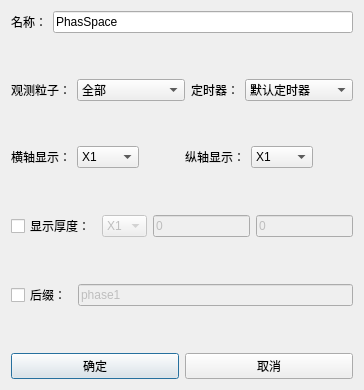
<?xml version="1.0" encoding="UTF-8"?>
<ui version="4.0">
 <class>Dialog_PhaDlg</class>
 <widget class="QDialog" name="Dialog_PhaDlg">
  <property name="windowModality">
   <enum>Qt::ApplicationModal</enum>
  </property>
  <property name="geometry">
   <rect>
    <x>0</x>
    <y>0</y>
    <width>364</width>
    <height>390</height>
   </rect>
  </property>
  <property name="minimumSize">
   <size>
    <width>0</width>
    <height>0</height>
   </size>
  </property>
  <property name="maximumSize">
   <size>
    <width>16777215</width>
    <height>16777215</height>
   </size>
  </property>
  <property name="windowTitle">
   <string>粒子相空间观测</string>
  </property>
  <layout class="QGridLayout" name="gridLayout">
   <item row="8" column="0" colspan="2">
    <layout class="QHBoxLayout" name="horizontalLayout_7">
     <item>
      <widget class="QCheckBox" name="checkBox_suffix">
       <property name="text">
        <string>后缀：</string>
       </property>
      </widget>
     </item>
     <item>
      <widget class="QLineEdit" name="LineEdit_phase">
       <property name="enabled">
        <bool>false</bool>
       </property>
       <property name="text">
        <string>phase1</string>
       </property>
      </widget>
     </item>
    </layout>
   </item>
   <item row="2" column="0" colspan="2">
    <layout class="QHBoxLayout" name="horizontalLayout_3">
     <item>
      <widget class="QLabel" name="label_4">
       <property name="sizePolicy">
        <sizepolicy hsizetype="Fixed" vsizetype="Preferred">
         <horstretch>0</horstretch>
         <verstretch>0</verstretch>
        </sizepolicy>
       </property>
       <property name="text">
        <string>观测粒子：</string>
       </property>
      </widget>
     </item>
     <item>
      <widget class="StyledComboBox" name="ComboBox_Observation_particle">
       <item>
        <property name="text">
         <string>全部</string>
        </property>
       </item>
       <item>
        <property name="text">
         <string>电子</string>
        </property>
       </item>
       <item>
        <property name="text">
         <string>质子</string>
        </property>
       </item>
      </widget>
     </item>
     <item>
      <widget class="QLabel" name="label">
       <property name="sizePolicy">
        <sizepolicy hsizetype="Fixed" vsizetype="Preferred">
         <horstretch>0</horstretch>
         <verstretch>0</verstretch>
        </sizepolicy>
       </property>
       <property name="text">
        <string>定时器：</string>
       </property>
      </widget>
     </item>
     <item>
      <widget class="StyledComboBox" name="ComboBox_timer">
       <item>
        <property name="text">
         <string>默认定时器</string>
        </property>
       </item>
       <item>
        <property name="text">
         <string>仅开始时刻</string>
        </property>
       </item>
       <item>
        <property name="text">
         <string>仅结束时刻</string>
        </property>
       </item>
      </widget>
     </item>
    </layout>
   </item>
   <item row="6" column="0" colspan="2">
    <layout class="QHBoxLayout" name="horizontalLayout_6">
     <item>
      <widget class="QCheckBox" name="checkBox_thick">
       <property name="sizePolicy">
        <sizepolicy hsizetype="Fixed" vsizetype="Fixed">
         <horstretch>0</horstretch>
         <verstretch>0</verstretch>
        </sizepolicy>
       </property>
       <property name="text">
        <string>显示厚度：</string>
       </property>
      </widget>
     </item>
     <item>
      <widget class="StyledComboBox" name="ComboBox_thick">
       <property name="enabled">
        <bool>false</bool>
       </property>
       <property name="sizePolicy">
        <sizepolicy hsizetype="Expanding" vsizetype="Fixed">
         <horstretch>0</horstretch>
         <verstretch>0</verstretch>
        </sizepolicy>
       </property>
       <item>
        <property name="text">
         <string>X1</string>
        </property>
       </item>
       <item>
        <property name="text">
         <string>X2</string>
        </property>
       </item>
       <item>
        <property name="text">
         <string>X3</string>
        </property>
       </item>
      </widget>
     </item>
     <item>
      <widget class="QLineEdit" name="LineEdit_thick1">
       <property name="enabled">
        <bool>false</bool>
       </property>
       <property name="sizePolicy">
        <sizepolicy hsizetype="Preferred" vsizetype="Fixed">
         <horstretch>0</horstretch>
         <verstretch>0</verstretch>
        </sizepolicy>
       </property>
       <property name="text">
        <string>0</string>
       </property>
      </widget>
     </item>
     <item>
      <widget class="QLineEdit" name="LineEdit_thick2">
       <property name="enabled">
        <bool>false</bool>
       </property>
       <property name="sizePolicy">
        <sizepolicy hsizetype="Preferred" vsizetype="Fixed">
         <horstretch>0</horstretch>
         <verstretch>0</verstretch>
        </sizepolicy>
       </property>
       <property name="text">
        <string>0</string>
       </property>
      </widget>
     </item>
    </layout>
   </item>
   <item row="4" column="0">
    <layout class="QHBoxLayout" name="horizontalLayout_4">
     <item>
      <widget class="QLabel" name="label_5">
       <property name="text">
        <string>横轴显示：</string>
       </property>
      </widget>
     </item>
     <item>
      <widget class="StyledComboBox" name="ComboBox_Horizon">
       <item>
        <property name="text">
         <string>X1</string>
        </property>
       </item>
       <item>
        <property name="text">
         <string>X2</string>
        </property>
       </item>
       <item>
        <property name="text">
         <string>X3</string>
        </property>
       </item>
       <item>
        <property name="text">
         <string>P1</string>
        </property>
       </item>
       <item>
        <property name="text">
         <string>P2</string>
        </property>
       </item>
       <item>
        <property name="text">
         <string>P3</string>
        </property>
       </item>
       <item>
        <property name="text">
         <string>KE</string>
        </property>
       </item>
       <item>
        <property name="text">
         <string>FX</string>
        </property>
       </item>
       <item>
        <property name="text">
         <string>XR</string>
        </property>
       </item>
       <item>
        <property name="text">
         <string>YR</string>
        </property>
       </item>
       <item>
        <property name="text">
         <string>EPSX</string>
        </property>
       </item>
       <item>
        <property name="text">
         <string>EPSY</string>
        </property>
       </item>
      </widget>
     </item>
     <item>
      <spacer name="horizontalSpacer">
       <property name="orientation">
        <enum>Qt::Horizontal</enum>
       </property>
       <property name="sizeHint" stdset="0">
        <size>
         <width>40</width>
         <height>20</height>
        </size>
       </property>
      </spacer>
     </item>
    </layout>
   </item>
   <item row="0" column="0" colspan="2">
    <layout class="QHBoxLayout" name="horizontalLayout">
     <item>
      <layout class="QFormLayout" name="formLayout_2">
       <property name="fieldGrowthPolicy">
        <enum>QFormLayout::AllNonFixedFieldsGrow</enum>
       </property>
       <item row="0" column="0">
        <widget class="QLabel" name="Label_Name">
         <property name="text">
          <string>名称：</string>
         </property>
        </widget>
       </item>
       <item row="0" column="1">
        <widget class="QLineEdit" name="LineEdit_Name">
         <property name="text">
          <string>PhasSpace</string>
         </property>
        </widget>
       </item>
      </layout>
     </item>
    </layout>
   </item>
   <item row="7" column="0">
    <spacer name="verticalSpacer_3">
     <property name="orientation">
      <enum>Qt::Vertical</enum>
     </property>
     <property name="sizeHint" stdset="0">
      <size>
       <width>20</width>
       <height>40</height>
      </size>
     </property>
    </spacer>
   </item>
   <item row="4" column="1">
    <layout class="QHBoxLayout" name="horizontalLayout_5">
     <item>
      <widget class="QLabel" name="label_6">
       <property name="text">
        <string>纵轴显示：</string>
       </property>
      </widget>
     </item>
     <item>
      <widget class="StyledComboBox" name="ComboBox_Vertical">
       <item>
        <property name="text">
         <string>X1</string>
        </property>
       </item>
       <item>
        <property name="text">
         <string>X2</string>
        </property>
       </item>
       <item>
        <property name="text">
         <string>X3</string>
        </property>
       </item>
       <item>
        <property name="text">
         <string>P1</string>
        </property>
       </item>
       <item>
        <property name="text">
         <string>P2</string>
        </property>
       </item>
       <item>
        <property name="text">
         <string>P3</string>
        </property>
       </item>
       <item>
        <property name="text">
         <string>KE</string>
        </property>
       </item>
       <item>
        <property name="text">
         <string>FX</string>
        </property>
       </item>
       <item>
        <property name="text">
         <string>XR</string>
        </property>
       </item>
       <item>
        <property name="text">
         <string>YR</string>
        </property>
       </item>
       <item>
        <property name="text">
         <string>EPSX</string>
        </property>
       </item>
       <item>
        <property name="text">
         <string>EPSY</string>
        </property>
       </item>
      </widget>
     </item>
     <item>
      <spacer name="horizontalSpacer_2">
       <property name="orientation">
        <enum>Qt::Horizontal</enum>
       </property>
       <property name="sizeHint" stdset="0">
        <size>
         <width>40</width>
         <height>20</height>
        </size>
       </property>
      </spacer>
     </item>
    </layout>
   </item>
   <item row="9" column="0">
    <spacer name="verticalSpacer">
     <property name="orientation">
      <enum>Qt::Vertical</enum>
     </property>
     <property name="sizeHint" stdset="0">
      <size>
       <width>20</width>
       <height>40</height>
      </size>
     </property>
    </spacer>
   </item>
   <item row="10" column="0" colspan="2">
    <layout class="QHBoxLayout" name="horizontalLayout_10">
     <item>
      <widget class="QPushButton" name="pushButton_ok">
       <property name="text">
        <string>确定</string>
       </property>
      </widget>
     </item>
     <item>
      <widget class="QPushButton" name="pushButton">
       <property name="text">
        <string>取消</string>
       </property>
      </widget>
     </item>
    </layout>
   </item>
   <item row="1" column="0">
    <spacer name="verticalSpacer_6">
     <property name="orientation">
      <enum>Qt::Vertical</enum>
     </property>
     <property name="sizeHint" stdset="0">
      <size>
       <width>20</width>
       <height>40</height>
      </size>
     </property>
    </spacer>
   </item>
   <item row="5" column="0">
    <spacer name="verticalSpacer_4">
     <property name="orientation">
      <enum>Qt::Vertical</enum>
     </property>
     <property name="sizeHint" stdset="0">
      <size>
       <width>20</width>
       <height>40</height>
      </size>
     </property>
    </spacer>
   </item>
   <item row="3" column="0">
    <spacer name="verticalSpacer_5">
     <property name="orientation">
      <enum>Qt::Vertical</enum>
     </property>
     <property name="sizeHint" stdset="0">
      <size>
       <width>20</width>
       <height>40</height>
      </size>
     </property>
    </spacer>
   </item>
  </layout>
 </widget>
 <customwidgets>
  <customwidget>
   <class>StyledComboBox</class>
   <extends>QComboBox</extends>
   <header>StyledComboBox.h</header>
  </customwidget>
 </customwidgets>
 <resources/>
 <connections/>
</ui>
